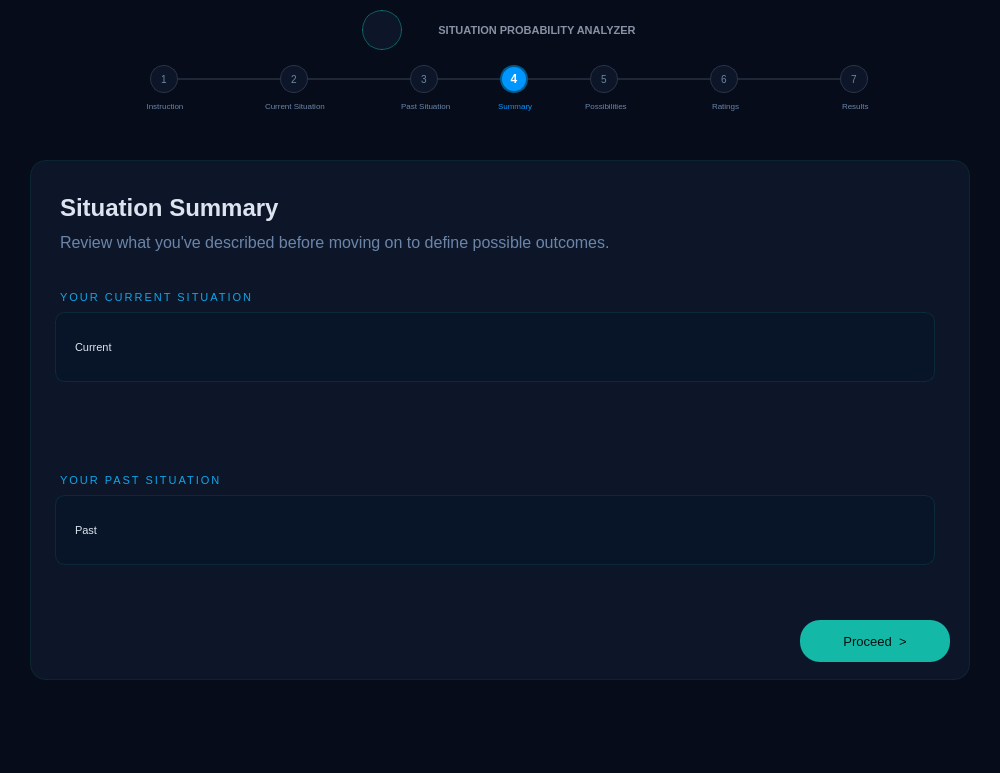
<?xml version="1.0" encoding="UTF-8"?>
<ui version="4.0">
 <class>MainWindow</class>
 <widget class="QMainWindow" name="MainWindow">
  <property name="geometry">
   <rect>
    <x>0</x>
    <y>0</y>
    <width>1000</width>
    <height>773</height>
   </rect>
  </property>
  <property name="windowTitle">
   <string>MainWindow</string>
  </property>
  <property name="styleSheet">
   <string notr="true">background-color: rgb(6, 12, 25);</string>
  </property>
  <widget class="QWidget" name="centralwidget">
   <widget class="QLabel" name="title">
    <property name="geometry">
     <rect>
      <x>412</x>
      <y>18</y>
      <width>250</width>
      <height>25</height>
     </rect>
    </property>
    <property name="styleSheet">
     <string notr="true">color: #8892a4; 
font-size: 11px;
 font-weight: bold; 
background: transparent;</string>
    </property>
    <property name="text">
     <string>SITUATION PROBABILITY ANALYZER</string>
    </property>
    <property name="alignment">
     <set>Qt::AlignCenter</set>
    </property>
   </widget>
   <widget class="QLabel" name="icon">
    <property name="geometry">
     <rect>
      <x>362</x>
      <y>10</y>
      <width>40</width>
      <height>40</height>
     </rect>
    </property>
    <property name="styleSheet">
     <string notr="true">background-color: #0c1628; 
border-radius: 20px; 
border: 1px solid rgba(20,184,166,0.45); 
font-size: 18px;
    </string>
    </property>
    <property name="text">
     <string/>
    </property>
    <property name="pixmap">
     <pixmap>brain-removebg-preview.png</pixmap>
    </property>
    <property name="scaledContents">
     <bool>true</bool>
    </property>
    <property name="alignment">
     <set>Qt::AlignCenter</set>
    </property>
    <property name="wordWrap">
     <bool>false</bool>
    </property>
   </widget>
   <widget class="QLabel" name="step1">
    <property name="geometry">
     <rect>
      <x>150</x>
      <y>65</y>
      <width>28</width>
      <height>28</height>
     </rect>
    </property>
    <property name="styleSheet">
     <string notr="true">background-color: #0c1628; 
color: #6b84a8; 
border-radius: 14px; 
border: 1px solid #2a3347; 
font-size: 10px;
</string>
    </property>
    <property name="text">
     <string>1</string>
    </property>
    <property name="alignment">
     <set>Qt::AlignCenter</set>
    </property>
   </widget>
   <widget class="QLabel" name="step2">
    <property name="geometry">
     <rect>
      <x>280</x>
      <y>65</y>
      <width>28</width>
      <height>28</height>
     </rect>
    </property>
    <property name="styleSheet">
     <string notr="true">background-color: #0c1628; 
color: #6b84a8; 
border-radius: 14px; 
border: 1px solid #2a3347; 
font-size: 10px;
</string>
    </property>
    <property name="text">
     <string>2</string>
    </property>
    <property name="alignment">
     <set>Qt::AlignCenter</set>
    </property>
   </widget>
   <widget class="QLabel" name="step3">
    <property name="geometry">
     <rect>
      <x>410</x>
      <y>65</y>
      <width>28</width>
      <height>28</height>
     </rect>
    </property>
    <property name="styleSheet">
     <string notr="true">background-color: #0c1628; 
color: #6b84a8; 
border-radius: 14px; 
border: 1px solid #2a3347; 
font-size: 10px;
</string>
    </property>
    <property name="text">
     <string>3</string>
    </property>
    <property name="alignment">
     <set>Qt::AlignCenter</set>
    </property>
   </widget>
   <widget class="QLabel" name="step4">
    <property name="geometry">
     <rect>
      <x>500</x>
      <y>65</y>
      <width>28</width>
      <height>28</height>
     </rect>
    </property>
    <property name="styleSheet">
     <string notr="true">background-color: #0096FF; 
color: white;              
border-radius: 14px;     
border: 1.5px solid #005A8D;
font-weight: bold;
font: 75 11pt &quot;MS Shell Dlg 2&quot;;
</string>
    </property>
    <property name="text">
     <string>4</string>
    </property>
    <property name="alignment">
     <set>Qt::AlignCenter</set>
    </property>
   </widget>
   <widget class="QLabel" name="step5">
    <property name="geometry">
     <rect>
      <x>590</x>
      <y>65</y>
      <width>28</width>
      <height>28</height>
     </rect>
    </property>
    <property name="styleSheet">
     <string notr="true">background-color: #0c1628; 
color: #6b84a8; 
border-radius: 14px; 
border: 1px solid #2a3347; 
font-size: 10px;
</string>
    </property>
    <property name="text">
     <string>5</string>
    </property>
    <property name="alignment">
     <set>Qt::AlignCenter</set>
    </property>
   </widget>
   <widget class="QLabel" name="step6">
    <property name="geometry">
     <rect>
      <x>710</x>
      <y>65</y>
      <width>28</width>
      <height>28</height>
     </rect>
    </property>
    <property name="styleSheet">
     <string notr="true">background-color: #0c1628; 
color: #6b84a8; 
border-radius: 14px; 
border: 1px solid #2a3347; 
font-size: 10px;</string>
    </property>
    <property name="text">
     <string>6</string>
    </property>
    <property name="alignment">
     <set>Qt::AlignCenter</set>
    </property>
   </widget>
   <widget class="QLabel" name="step7">
    <property name="geometry">
     <rect>
      <x>840</x>
      <y>65</y>
      <width>28</width>
      <height>28</height>
     </rect>
    </property>
    <property name="styleSheet">
     <string notr="true">background-color: #0c1628; 
color: #6b84a8; 
border-radius: 14px; 
border: 1px solid #2a3347; 
font-size: 10px;</string>
    </property>
    <property name="text">
     <string>7</string>
    </property>
    <property name="alignment">
     <set>Qt::AlignCenter</set>
    </property>
   </widget>
   <widget class="QFrame" name="frame">
    <property name="geometry">
     <rect>
      <x>178</x>
      <y>78</y>
      <width>102</width>
      <height>2</height>
     </rect>
    </property>
    <property name="styleSheet">
     <string notr="true">background-color: #2a3347;</string>
    </property>
    <property name="frameShape">
     <enum>QFrame::StyledPanel</enum>
    </property>
    <property name="frameShadow">
     <enum>QFrame::Raised</enum>
    </property>
   </widget>
   <widget class="QFrame" name="frame_2">
    <property name="geometry">
     <rect>
      <x>308</x>
      <y>78</y>
      <width>102</width>
      <height>2</height>
     </rect>
    </property>
    <property name="styleSheet">
     <string notr="true">background-color: #2a3347;</string>
    </property>
    <property name="frameShape">
     <enum>QFrame::StyledPanel</enum>
    </property>
    <property name="frameShadow">
     <enum>QFrame::Raised</enum>
    </property>
   </widget>
   <widget class="QFrame" name="frame_3">
    <property name="geometry">
     <rect>
      <x>438</x>
      <y>78</y>
      <width>62</width>
      <height>2</height>
     </rect>
    </property>
    <property name="styleSheet">
     <string notr="true">background-color: #2a3347;</string>
    </property>
    <property name="frameShape">
     <enum>QFrame::StyledPanel</enum>
    </property>
    <property name="frameShadow">
     <enum>QFrame::Raised</enum>
    </property>
   </widget>
   <widget class="QFrame" name="frame_4">
    <property name="geometry">
     <rect>
      <x>528</x>
      <y>78</y>
      <width>62</width>
      <height>2</height>
     </rect>
    </property>
    <property name="styleSheet">
     <string notr="true">background-color: #2a3347;</string>
    </property>
    <property name="frameShape">
     <enum>QFrame::StyledPanel</enum>
    </property>
    <property name="frameShadow">
     <enum>QFrame::Raised</enum>
    </property>
   </widget>
   <widget class="QFrame" name="frame_5">
    <property name="geometry">
     <rect>
      <x>618</x>
      <y>78</y>
      <width>92</width>
      <height>2</height>
     </rect>
    </property>
    <property name="styleSheet">
     <string notr="true">background-color: #2a3347;</string>
    </property>
    <property name="frameShape">
     <enum>QFrame::StyledPanel</enum>
    </property>
    <property name="frameShadow">
     <enum>QFrame::Raised</enum>
    </property>
   </widget>
   <widget class="QFrame" name="frame_6">
    <property name="geometry">
     <rect>
      <x>738</x>
      <y>78</y>
      <width>102</width>
      <height>2</height>
     </rect>
    </property>
    <property name="styleSheet">
     <string notr="true">background-color: #2a3347;</string>
    </property>
    <property name="frameShape">
     <enum>QFrame::StyledPanel</enum>
    </property>
    <property name="frameShadow">
     <enum>QFrame::Raised</enum>
    </property>
   </widget>
   <widget class="QLabel" name="label">
    <property name="geometry">
     <rect>
      <x>125</x>
      <y>96</y>
      <width>80</width>
      <height>20</height>
     </rect>
    </property>
    <property name="styleSheet">
     <string notr="true">color: #6b84a8; 
font-size: 8px; 
background: transparent;</string>
    </property>
    <property name="text">
     <string>Instruction</string>
    </property>
    <property name="alignment">
     <set>Qt::AlignCenter</set>
    </property>
   </widget>
   <widget class="QLabel" name="label_2">
    <property name="geometry">
     <rect>
      <x>265</x>
      <y>96</y>
      <width>80</width>
      <height>20</height>
     </rect>
    </property>
    <property name="styleSheet">
     <string notr="true">color: #6b84a8; 
font-size: 8px; 
background: transparent;</string>
    </property>
    <property name="text">
     <string>Current Situation</string>
    </property>
   </widget>
   <widget class="QLabel" name="label_3">
    <property name="geometry">
     <rect>
      <x>401</x>
      <y>96</y>
      <width>80</width>
      <height>20</height>
     </rect>
    </property>
    <property name="styleSheet">
     <string notr="true">color: #6b84a8; font-size: 8px; background: transparent;</string>
    </property>
    <property name="text">
     <string>Past Situation</string>
    </property>
   </widget>
   <widget class="QLabel" name="label_4">
    <property name="geometry">
     <rect>
      <x>498</x>
      <y>96</y>
      <width>80</width>
      <height>20</height>
     </rect>
    </property>
    <property name="styleSheet">
     <string notr="true">color: #0096FF; font-size: 8px; background: transparent;</string>
    </property>
    <property name="text">
     <string>Summary</string>
    </property>
   </widget>
   <widget class="QLabel" name="label_5">
    <property name="geometry">
     <rect>
      <x>585</x>
      <y>96</y>
      <width>80</width>
      <height>20</height>
     </rect>
    </property>
    <property name="styleSheet">
     <string notr="true">color: #6b84a8; font-size: 8px; background: transparent;</string>
    </property>
    <property name="text">
     <string>Possibilities</string>
    </property>
   </widget>
   <widget class="QLabel" name="label_6">
    <property name="geometry">
     <rect>
      <x>712</x>
      <y>96</y>
      <width>80</width>
      <height>20</height>
     </rect>
    </property>
    <property name="styleSheet">
     <string notr="true">color: #6b84a8; font-size: 8px; background: transparent;</string>
    </property>
    <property name="text">
     <string>Ratings</string>
    </property>
   </widget>
   <widget class="QLabel" name="label_7">
    <property name="geometry">
     <rect>
      <x>842</x>
      <y>96</y>
      <width>80</width>
      <height>20</height>
     </rect>
    </property>
    <property name="styleSheet">
     <string notr="true">color: #6b84a8; font-size: 8px; background: transparent;</string>
    </property>
    <property name="text">
     <string>Results</string>
    </property>
   </widget>
   <widget class="QFrame" name="countlable">
    <property name="geometry">
     <rect>
      <x>30</x>
      <y>160</y>
      <width>940</width>
      <height>520</height>
     </rect>
    </property>
    <property name="styleSheet">
     <string notr="true">background-color: #0c1628; 
border-radius: 16px; 
border: 1px solid rgba(20,184,166,0.12);</string>
    </property>
    <property name="frameShape">
     <enum>QFrame::StyledPanel</enum>
    </property>
    <property name="frameShadow">
     <enum>QFrame::Raised</enum>
    </property>
   </widget>
   <widget class="QLabel" name="label_8">
    <property name="geometry">
     <rect>
      <x>60</x>
      <y>185</y>
      <width>400</width>
      <height>45</height>
     </rect>
    </property>
    <property name="styleSheet">
     <string notr="true">color: #dde4f0; 
font-size: 24px; 
font-weight: bold; 
background: transparent;</string>
    </property>
    <property name="text">
     <string>Situation Summary</string>
    </property>
   </widget>
   <widget class="QLabel" name="label_9">
    <property name="geometry">
     <rect>
      <x>60</x>
      <y>230</y>
      <width>700</width>
      <height>25</height>
     </rect>
    </property>
    <property name="styleSheet">
     <string notr="true">color: #6b84a8; 
font-size: 16px; 
background: transparent;</string>
    </property>
    <property name="text">
     <string>Review what you've described before moving on to define possible outcomes.</string>
    </property>
   </widget>
   <widget class="QPushButton" name="proceedBtn">
    <property name="geometry">
     <rect>
      <x>800</x>
      <y>620</y>
      <width>150</width>
      <height>42</height>
     </rect>
    </property>
    <property name="styleSheet">
     <string notr="true">background-color: #14b8a6; 
color: #030f0e; 
border-radius: 20px; 
font-size: 13px; </string>
    </property>
    <property name="text">
     <string>Proceed  &gt;</string>
    </property>
   </widget>
   <widget class="QLabel" name="label_10">
    <property name="geometry">
     <rect>
      <x>60</x>
      <y>287</y>
      <width>300</width>
      <height>20</height>
     </rect>
    </property>
    <property name="styleSheet">
     <string notr="true">color: #0ea5e9; font-size: 11px; background: transparent; letter-spacing: 2px;</string>
    </property>
    <property name="text">
     <string>YOUR CURRENT SITUATION</string>
    </property>
   </widget>
   <widget class="QFrame" name="frame_7">
    <property name="geometry">
     <rect>
      <x>55</x>
      <y>312</y>
      <width>880</width>
      <height>70</height>
     </rect>
    </property>
    <property name="styleSheet">
     <string notr="true">background-color: #081428; border-radius: 10px; border: 1px solid rgba(20,184,166,0.12);</string>
    </property>
    <property name="frameShape">
     <enum>QFrame::StyledPanel</enum>
    </property>
    <property name="frameShadow">
     <enum>QFrame::Raised</enum>
    </property>
   </widget>
   <widget class="QLabel" name="currentText">
    <property name="geometry">
     <rect>
      <x>75</x>
      <y>327</y>
      <width>840</width>
      <height>40</height>
     </rect>
    </property>
    <property name="styleSheet">
     <string notr="true">color: #dde4f0; font-size: 11px; background: transparent;</string>
    </property>
    <property name="text">
     <string>Current</string>
    </property>
   </widget>
   <widget class="QLabel" name="label_13">
    <property name="geometry">
     <rect>
      <x>60</x>
      <y>470</y>
      <width>300</width>
      <height>20</height>
     </rect>
    </property>
    <property name="styleSheet">
     <string notr="true">color: #0ea5e9; font-size: 11px; background: transparent; letter-spacing: 2px;</string>
    </property>
    <property name="text">
     <string>YOUR PAST SITUATION</string>
    </property>
   </widget>
   <widget class="QFrame" name="frame_8">
    <property name="geometry">
     <rect>
      <x>55</x>
      <y>495</y>
      <width>880</width>
      <height>70</height>
     </rect>
    </property>
    <property name="styleSheet">
     <string notr="true">background-color: #081428; border-radius: 10px; border: 1px solid rgba(20,184,166,0.12);</string>
    </property>
    <property name="frameShape">
     <enum>QFrame::StyledPanel</enum>
    </property>
    <property name="frameShadow">
     <enum>QFrame::Raised</enum>
    </property>
   </widget>
   <widget class="QLabel" name="pastText">
    <property name="geometry">
     <rect>
      <x>75</x>
      <y>510</y>
      <width>840</width>
      <height>40</height>
     </rect>
    </property>
    <property name="styleSheet">
     <string notr="true">color: #dde4f0; font-size: 11px; background: transparent;</string>
    </property>
    <property name="text">
     <string>Past</string>
    </property>
   </widget>
  </widget>
  <widget class="QMenuBar" name="menubar">
   <property name="geometry">
    <rect>
     <x>0</x>
     <y>0</y>
     <width>1000</width>
     <height>18</height>
    </rect>
   </property>
  </widget>
  <widget class="QStatusBar" name="statusbar"/>
 </widget>
 <resources/>
 <connections/>
</ui>
